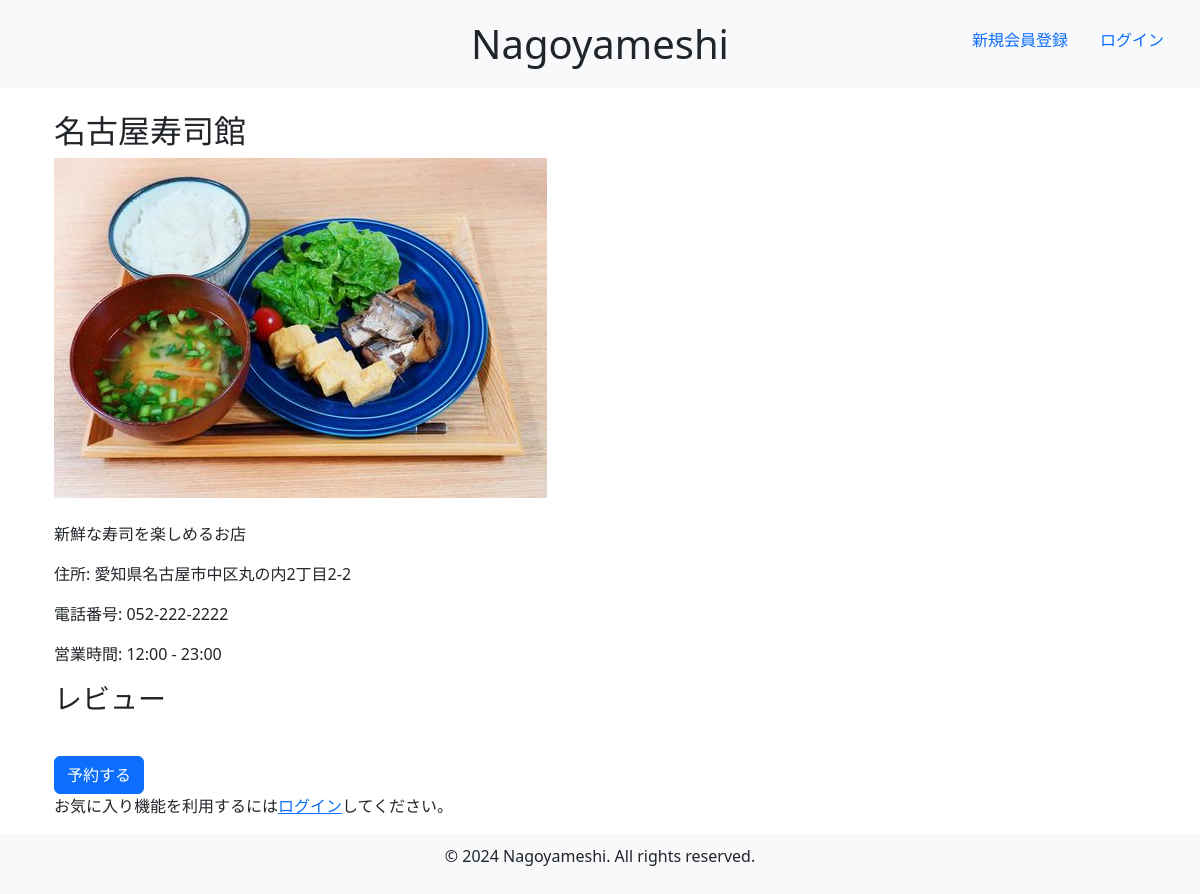
The page /restaurants/3/ on the database as committed earlier.
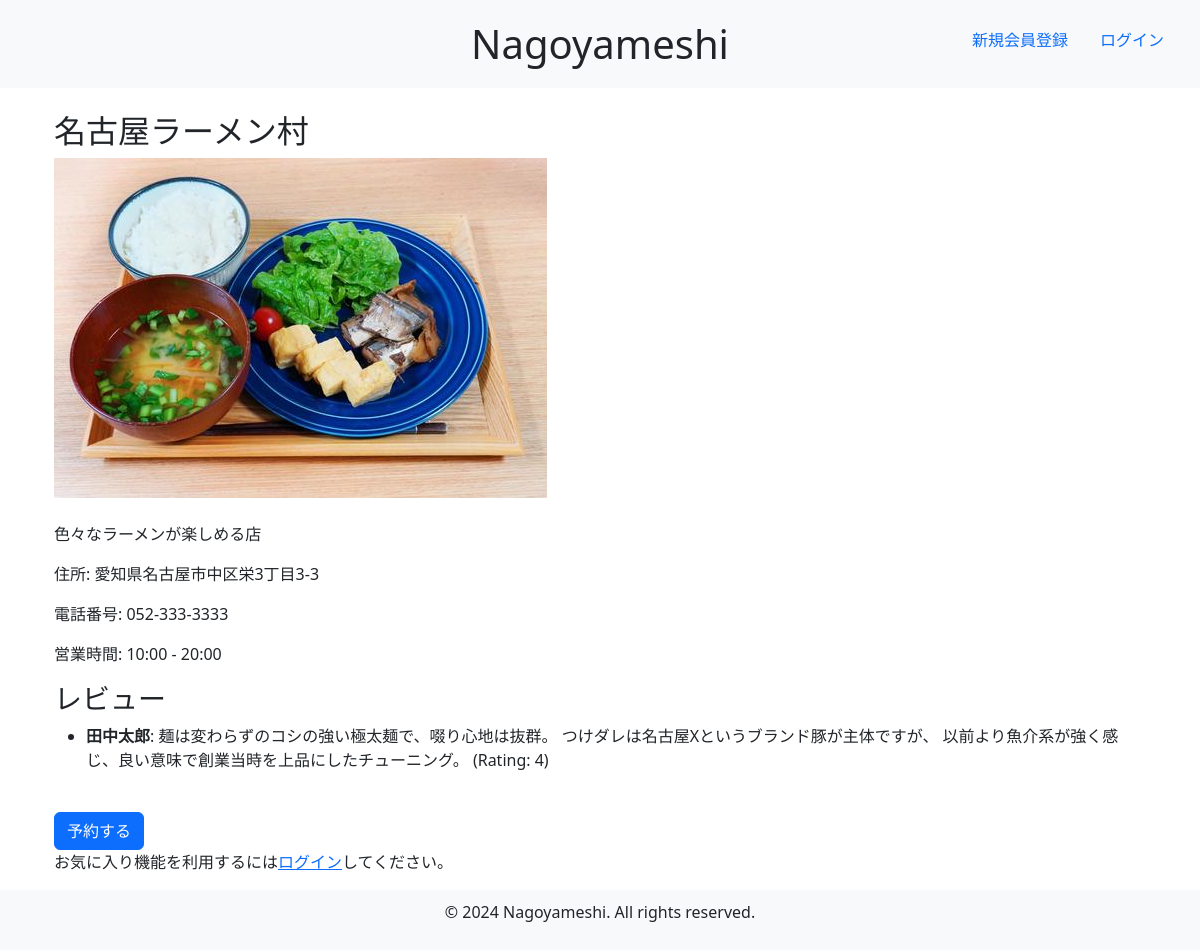
The same page on the database as committed later.
### nagoyameshi/models.py (models this page shows, shortened)
class Restaurant(models.Model):
    name = models.CharField(max_length=200)
    price = models.PositiveIntegerField()
    description = models.TextField()
    postal_code = models.CharField(max_length=10)
    address = models.CharField(max_length=200)
    phone_number = models.CharField(max_length=15)
    open_time = models.TimeField()
    close_time = models.TimeField()
    created_at = models.DateTimeField(auto_now_add=True)
    updated_at = models.TimeField(auto_now=True)
    img = models.ImageField(upload_to='restaurant_images/')
    category = models.ForeignKey(Category, on_delete=models.CASCADE, null=True, blank=True)

class Review(models.Model):
    restaurant = models.ForeignKey(Restaurant, on_delete=models.CASCADE)
    user = models.ForeignKey(CustomUser, on_delete=models.CASCADE)
    rating = models.PositiveIntegerField()
    comment = models.TextField()
    created_at = models.DateTimeField(auto_now_add=True)

class CustomUser(AbstractUser):#フィールドとメソッド（PW検証など）を継承
    username = None  # usernameフィールドを無効化（DBから削除）
    email = models.EmailField(unique=True)  # DB内のメールアドレスを一意に設定
    full_name = models.CharField(max_length=100)#以下フィールドの設定
    furigana = models.CharField(max_length=100)
    postal_code = models.CharField(max_length=10)
    address = models.CharField(max_length=200)
    phone_number = models.CharField(max_length=15)
    birthdate = models.DateField(null=True, blank=True)
    occupation = models.CharField(max_length=100)
    is_end_user = models.BooleanField(default=False)#カスタムでエンドユーザーかどうかのフラグを追加
    is_admin_user = models.BooleanField(default=False)#管理者かどうかのフラグを追加
    is_subscription_user = models.BooleanField(default=False)  # 有料会員かどうかのフラグを追加
    USERNAME_FIELD = 'email'  # メールアドレスを認証に使用
    REQUIRED_FIELDS = ['full_name', 'furigana', 'postal_code', 'address', 'phone_number', 'birthdate', 'occupation']
    objects = CustomUserManager()  ### CustomUserManagerをオブジェクトとして設定

### nagoyameshi/views.py (the view)
# urls.py: path('restaurants/<int:pk>/', RestaurantDetailView.as_view(), name='restaurant_detail'),
class RestaurantDetailView(DetailView):
    model = Restaurant
    template_name = 'restaurant_detail.html'
    context_object_name = 'restaurant'
    def get_context_data(self, **kwargs):
        context = super().get_context_data(**kwargs)
        context['reviews'] = Review.objects.filter(restaurant=self.object)
        return context

### nagoyameshi/templates/restaurant_detail.html (shortened to what this page needs)
{% extends 'base.html' %}
{% block content %}
<div class="container mt-4">
    <h2>{{ restaurant.name }}</h2>
    <img src="{{ restaurant.img.url }}" class="img-fluid mb-4" alt="{{ restaurant.name }}">
    <p>{{ restaurant.description }}</p>
    <p>住所: {{ restaurant.address }}</p>
    <p>電話番号: {{ restaurant.phone_number }}</p>
    <p>営業時間: {{ restaurant.open_time }} - {{ restaurant.close_time }}</p>
    <h3>レビュー</h3>
    <ul>
        {% for review in reviews %}
        <li>
            <strong>{{ review.user.full_name }}</strong>: {{ review.comment }} (Rating: {{ review.rating }})
        </li>
        {% endfor %}
    </ul>
    <a href="{% if user.is_authenticated %}{% url 'make_reservation' restaurant.id %}{% else %}{% url 'login' %}{% endif %}" class="btn btn-primary mt-4">予約する</a>
    {% if user.is_authenticated %}
    <form method="post" action="{% url 'add_to_favorites' restaurant.id %}">
        {% csrf_token %}
        <button type="submit" class="btn btn-primary">お気に入り追加</button>
    </form>
{% else %}
    <p>お気に入り機能を利用するには<a href="{% url 'login' %}">ログイン</a>してください。</p>
{% endif %}
</div>
{% endblock %}

Rows that differ between the two databases and show on the page:
changed Restaurant: name "名古屋寿司館" → "名古屋ラーメン村"; description "新鮮な寿司を楽しめるお店" → "色々なラーメンが楽しめる店"; address "愛知県名古屋市中区丸の内2丁目2-2" → "愛知県名古屋市中区栄3丁目3-3"; phone_number "052-222-2222" → "052-333-3333"; open_time "12:00" → "10:00"; close_time "23:00" → "20:00"
added Review: user.full_name "田中太郎", comment "麺は変わらずのコシの強い極太麺で、啜り心地は抜群。 つけダレは名古屋Xというブランド豚が主体ですが、 以前より魚介系が強く感じ、良い意味で創業当時を上品にしたチューニング。", rating "4"
